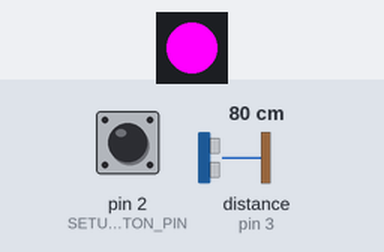
Bench run of a sketch on a simulated Arduino Uno, built with avr-gcc and run on an emulated ATmega328P. On the bench: 1 RGB LEDs in strip order, left to right. Inputs (shaded band) come from the test bench; at power-on: distance to the obstacle (sensor on pin 3) 80 cm, pin 2 (SETUP_BUTTON_PIN) HIGH. The echo pulse lasts 58.3 µs per cm; the strip is taken to match the declared colour order.

Above: at 1.2 s.
1.3 s: distance to the obstacle (sensor on pin 3) set to 2 cm
At 3.96 s:
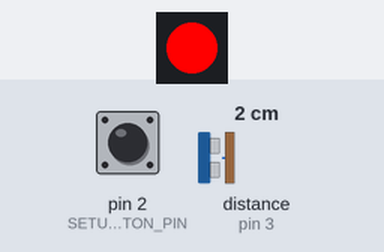
4.3 s: pin 2 (SETUP_BUTTON_PIN) pulled LOW for 1 s
At 6.1 s:
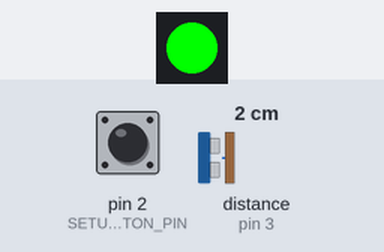
7.3 s: pin 2 (SETUP_BUTTON_PIN) pulled LOW for 3.2 s
At 11.4 s:
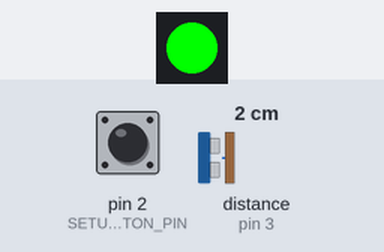
12.2 s: distance to the obstacle (sensor on pin 3) set to 18 cm
At 13.8 s:
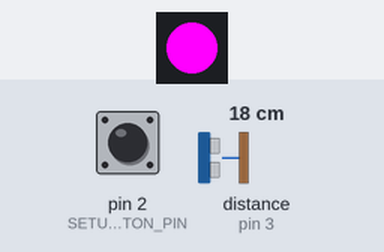
Timing chart, 0 to 44.2 s (numbered marks = the images above; inputs shaded):
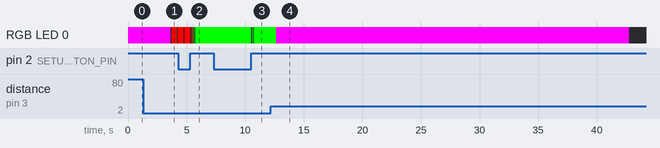

The sketch:

ultrasonic_parking.ino
```cpp
#include "src/logic.h"

void setup()
{
  park_init();
}

void loop() {
  park_loop();
}
```

button_controller.h
```cpp
#pragma once
#include <Arduino.h>
#include <Button.h>

#define DEBOUNCING_TIME_MS 15000

class ButtonController {
  private:
    Button button;
  public:
    ButtonController(int pin)
      : button (Button(pin)) {
      button.begin();
    }

    bool wasPressed() {
      return button.released();
    }
};
```

led_controller.h
```cpp
#pragma once
#include <Arduino.h>
#include <Adafruit_NeoPixel.h>

class LedController {
  private:
    Adafruit_NeoPixel led;
    void setColor(int red, int green, int blue) {
      led.setPixelColor(0, led.Color(red , green , blue));
      led.show();
    }

  public:
    LedController(int dataPin)
      : led (Adafruit_NeoPixel(1, dataPin, NEO_RGB + NEO_KHZ800)) {
      led.begin();
    }

    void rgb(int red, int green, int blue) {
      setColor(red, green, blue);
    }

    void red() {
      setColor(255 , 0 , 0);
    }

    void green() {
      setColor(0 , 255 , 0);
    }

    void yellow() {
      setColor(200 , 50 , 0);
    }

    void purple() {
      setColor(255 , 0 , 255);
    }

    void flashRed(int delayMs) {
      off();
      delay(delayMs);
      red();
      delay(delayMs);
    }

    void flashGreen(int delayMs) {
      off();
      delay(delayMs);
      green();
      delay(delayMs);
    }

    // Testability: colour of the LED (0x00RRGGBB).
    uint32_t color() {
      return led.getPixelColor(0);
    }

    void off() {
      led.setPixelColor(0, led.Color(0 , 0 , 0 ));
      led.show();
    }
};
```

logic.cpp
```cpp
#include "logic.h"

SonarController sonar = SonarController(TRIGGER_PIN, ECHO_PIN);
LedController led = LedController(LED_PIN);
ButtonController setupButton = ButtonController(SETUP_BUTTON_PIN);

void park_init()
{
  sonar.reset();
  led.purple();
}

static void process(int distance, bool pressed, unsigned long now)
{
  if (sonar.idleTimeoutReached(now)) {
    led.off();
  } else {
    setLedColor();
  }

  if (pressed) {
    sonar.setTargetDistance(distance);
    for (int i = 0; i < 3; i++) {
      led.flashGreen(50);
    }
  }
}

void park_loop() {
  int distance = sonar.readDistance();
  process(distance, setupButton.wasPressed(), millis());
}

void park_loop_with(int distance, bool button_released, unsigned long now_ms) {
  sonar.applyReading(distance);
  process(distance, button_released, now_ms);
}

void setLedColor() {
  if (sonar.objectAwayFromTargetZone()) {
    led.purple();
  } else if (sonar.objectInTargetZone()) {
    led.green();
  } else if (sonar.objectPastTargetZone()) {
    led.yellow();
  } else if (sonar.objectTooCloseToSensor()) {
    led.flashRed(100);
  }
}
```

logic.h
```cpp
// (licence header left out)
#pragma once
#include <Arduino.h>
#include "led_controller.h"
#include "sonar_controller.h"
#include "button_controller.h"

//I/O pins (LED and button moved off pins 0/1, which carry Serial on the Uno)
#define TRIGGER_PIN 4
#define ECHO_PIN 3
#define LED_PIN 6
#define SETUP_BUTTON_PIN 2

extern SonarController sonar;          // zones relative to the target distance (default 30 cm), idle timeout 30 s
extern LedController led;              // purple: approaching, green: in zone, yellow: past zone, flashing red: too close
extern ButtonController setupButton;   // released() of the button (INPUT_PULLUP, LOW = pressed)

void park_init();                      // setup(): LED purple; also resets the sonar state (target, readings, idle timer)
void park_loop();                      // one loop() pass: sensor reading, idle check, LED colour, setup button
void park_loop_with(int distance, bool button_released, unsigned long now_ms);  // the same pass with a given reading, button and time
void setLedColor();                    // LED colour for the current zone
```

sonar_controller.h
```cpp
#pragma once
#include <Arduino.h>
#include <NewPing.h>

#define MAX_DISTANCE_CM 500
#define DEFAULT_TARGET_DISTANCE_CM 30
#define PURPLE_ZONE_UPPER_BOUND_CM 100
#define INNER_TOLERANCE_CM 5
#define OUTER_TOLERANCE_CM 15
#define POWER_SAVE_MODE_THRESHOLD_MS 30000l
#define PING_ITERATIONS 10
#define ACCEPTABLE_CONSECUTIVE_READING_DIFF 50
#define MAX_ATTEMPTS 5

class SonarController {
  private:
    int triggerPin;
    int echoPin;
    int targetDistance;
    int distance;
    int lastDistance;
    NewPing sonar;
    unsigned long lastMovementMs;

    bool validReading(int distance, int lastDistance) {
      if (distance == 0) {
        return false;
      }
      if (lastDistance > 0 && abs(distance - lastDistance) > ACCEPTABLE_CONSECUTIVE_READING_DIFF) {
        return false;
      }
      return true;
    }

  public:
    SonarController(int triggerPin, int echoPin)
      : sonar (NewPing(triggerPin, echoPin, MAX_DISTANCE_CM))
      , targetDistance (DEFAULT_TARGET_DISTANCE_CM)
      , distance (0)
      , lastDistance (0)
      , lastMovementMs (0) {
    }

    int readDistance() {
      lastDistance = distance;
      int reading = MAX_DISTANCE_CM;
      int attempts = 0;
      do {
        reading = sonar.convert_cm(sonar.ping_median(PING_ITERATIONS));
        delay(100);
      } while (!validReading(reading, lastDistance) && attempts++ < MAX_ATTEMPTS);
      distance = reading;
      return reading;
    }

    // Testability: store a reading as readDistance() does, without the sensor.
    void applyReading(int reading) {
      lastDistance = distance;
      distance = reading;
    }

    void setTargetDistance(int newTargetDistance) {
      targetDistance = newTargetDistance;
    }

    boolean idleTimeoutReached() {
      return idleTimeoutReached(millis());
    }

    // Testability: the same with the current time as an argument.
    boolean idleTimeoutReached(unsigned long nowMs) {
      if (!((distance >= lastDistance - INNER_TOLERANCE_CM) && (distance <= lastDistance + OUTER_TOLERANCE_CM))) {
        lastMovementMs = nowMs;
      }
      return (nowMs - lastMovementMs) > POWER_SAVE_MODE_THRESHOLD_MS;
    }

    // Testability getters.
    int getDistance() { return distance; }
    int getLastDistance() { return lastDistance; }
    int getTargetDistance() { return targetDistance; }
    void reset() {
      targetDistance = DEFAULT_TARGET_DISTANCE_CM;
      distance = lastDistance = 0;
      lastMovementMs = 0;
    }

    bool objectOutOfRange() {
      return distance >= MAX_DISTANCE_CM;
    }

    bool objectAwayFromTargetZone() {
      return (distance > targetDistance + OUTER_TOLERANCE_CM) && (distance < targetDistance + PURPLE_ZONE_UPPER_BOUND_CM);
    }

    bool objectInTargetZone() {
      return (distance >= targetDistance - INNER_TOLERANCE_CM) && (distance <= targetDistance + OUTER_TOLERANCE_CM);
    }

    bool objectPastTargetZone() {
      return (distance >= targetDistance - OUTER_TOLERANCE_CM) && (distance <= targetDistance - INNER_TOLERANCE_CM);
    }

    bool objectTooCloseToSensor() {
      return distance < targetDistance - OUTER_TOLERANCE_CM;
    }
};
```

Measured:
- after the input at 1.3 s, RGB LED 0: alternates RGB(255, 0, 0) for 0.46 s and off for 0.10 s, starting after 2.3 s
- after the input at 7.3 s, RGB LED 0: alternates RGB(0, 255, 0) for 0.05 s and off for 0.05 s, 6 changes in all, then stays RGB(0, 255, 0), starting after 3.2 s
